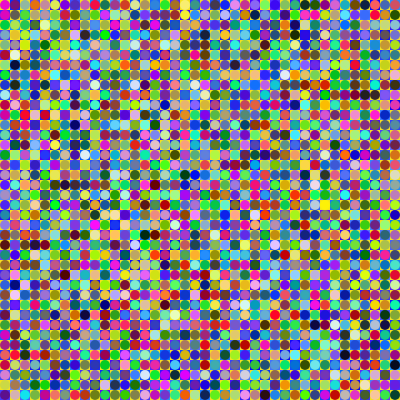
Frame 1 (no input)
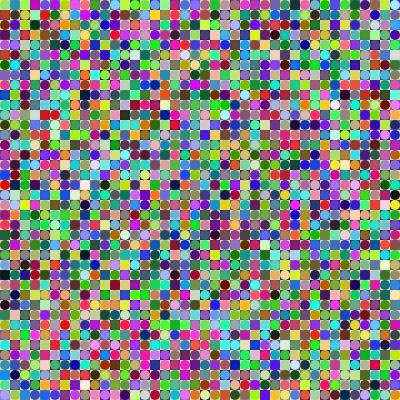
Frame 60 (no input)
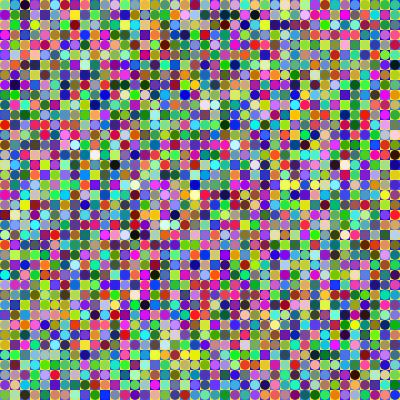
Frame 120 (the mouse pressed at the canvas centre since frame 60)

The p5.js sketch that drew these frames (run headless with seeded random() and noise() and a simulated clock; from frame 60 on, the mouse is pressed at the canvas centre):

// p5.js sketch
// ── sketch.js
function preload(){
  // preload assets
}

const sketchWidth = 400;
const sketchHeight = 400;
const size = 10;

function setup() {
  createCanvas(sketchWidth,sketchHeight);
}

function draw() {
  background(245,227,29);
  noStroke()
  
  const columns = sketchWidth / size;
  const rows = sketchHeight / size;



  for (let x = 0; x < columns; x += 2) {
    for (let y = 1; y < rows; y += 2) {
      fill(random(0,100), random(0,150), 255);
      rect(x * size, y * size, size, size);

    }
  }

  for (let x = 1; x < columns; x += 2) {
    for (let y = 0; y < rows; y += 2) {
      fill(random(0,100), random(0,150), 255);
      rect(x * size, y * size, size, size);

    }
  }



  for (let x = 0.5; x < columns; x ++) {
    for (let y = 0.5; y < rows; y ++) {
      fill(random(0,255), random(0,255), random(0,255));
      circle(x * size, y * size, size);

       
    
    
    
    }
  }
}
